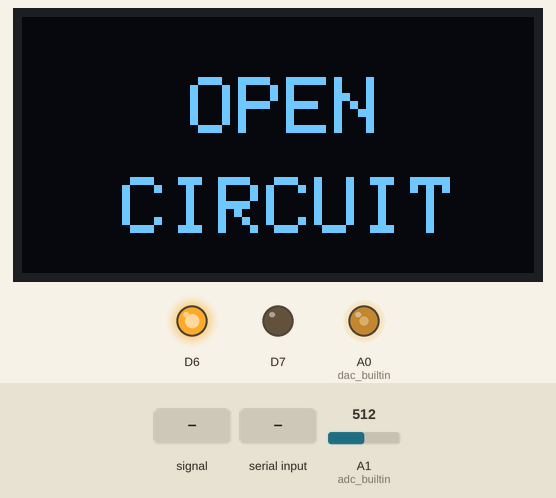
The sketch below on a simulated Arduino Zero (SAMD21). Parts: 128×64 one-colour display, output pins drawn as LEDs (lit = HIGH). Inputs (shaded band) come from the test bench; at power-on: A1 (adc_builtin) = 512. What the sketch prints to the serial monitor is not drawn.

Above: at 2.2 s.
2.3 s: A1 (adc_builtin) fed a 2 Hz sine of ±306 counts around its level
At 3.01 s:
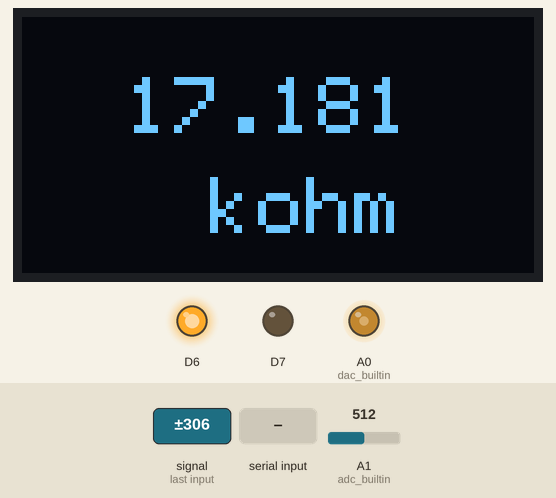
At 4.21 s:
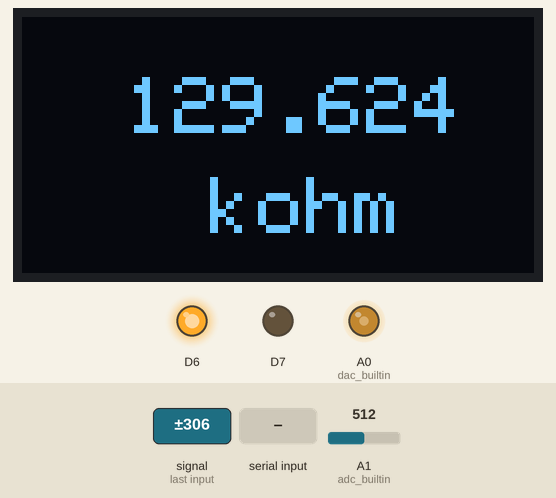
4.9 s: A1 (adc_builtin) set to 0
At 5.71 s:
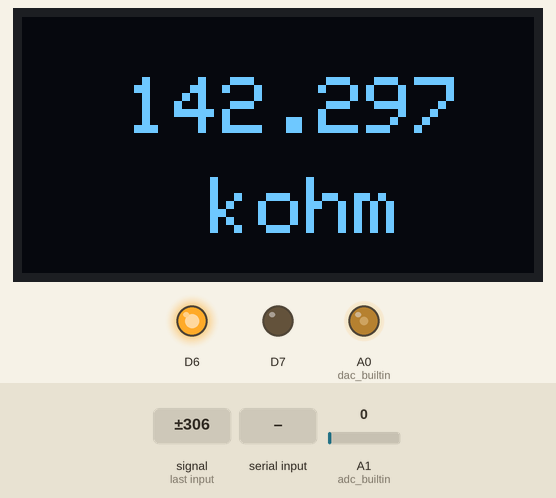
Timing chart, 0 to 5.6 s (numbered marks = the images above; inputs shaded):
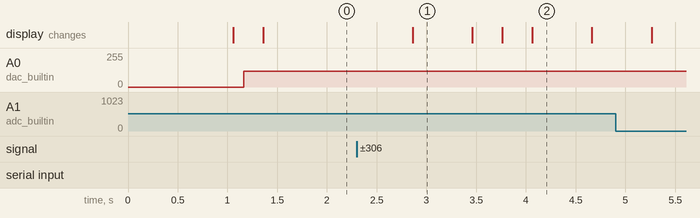

The sketch:

final_cricuit_basic.ino
```cpp
 /*
 Author: Ahmed Ahmed
 Date: September 2025
 Project: Impedance Measurement Device
 Microcontroller: Arduino Nano 33 IoT

 Pin assignments and functions:

 | Pin Number | Function                                     |
 |------------|----------------------------------------------|
 | D2         | 200 kΩ resistor (control)                   |
 | D3         | 200 kΩ resistor (control)                   |
 | D4         | 47 kΩ resistor (control)                    |
 | D5         | 47 kΩ resistor (control)                    |
 | D6         | 6.8 kΩ resistor (control)                   |
 | D7         | 6.8 kΩ resistor (control)                   |
 | D10        | Button (manual range selection)             |
 | D9         | OLED display (always HIGH, power enable)    |
 | A0         | DAC (built-in, analog signal generation)    |
 | A1         | ADC (built-in, voltage measurement)         |
 | A4         | SDA (I²C, OLED display)                     |
 | A5         | SCL (I²C, OLED display)                     |
 | Vin        | 9V battery VCC                              |
 | GND        | Ground (from 9V battery)                    |

 Range selection criteria:

 | Status | Resistor Value | Measurement Range    |
 |--------|----------------|----------------------|
 | #1     | 200 kΩ         | 13.8 kΩ – 1 MΩ       |
 | #2     | 47 kΩ          | 3.2 kΩ – 235 kΩ      |
 | #3     | 6.8 kΩ         | 219 Ω – 34 kΩ        |

 Algorithm for automatic range selection:

 - Start with Status = 3
 - If Status = 3 and Z > 15 kΩ → switch to Status = 2
 - If Status = 2 and Z > 200 kΩ → switch to Status = 1
 - If Status = 2 and Z < 10 kΩ → switch to Status = 3
 - If Status = 1 and Z ≤ 150 kΩ → switch to Status = 2
*/
#include <Wire.h>
#include <Adafruit_GFX.h>
#include <Adafruit_SH110X.h>
#include <Adafruit_SSD1306.h>
Adafruit_SH1106G display(128, 64, &Wire, -1); // Width, Height, Wire, Reset pin (-1 = no reset)

#define dac_builtin A0
#define adc_builtin A1
const float vref = 3.3;
const int waveFreq = 20;
const int samplesPerCycle = 100;
const int sampleRate = waveFreq * samplesPerCycle; // 2000 samples/sec
const int samplePeriod = 1000000 / sampleRate;     // in microseconds

unsigned long lastMicros = 0;
float sineTable[samplesPerCycle];

const int vin_samples_number = 200;
float vin_values[vin_samples_number];
float vin_max[5];

int sampleIndex = 0;
int vin_samples = 0;
int vin_max_samples = 0;

int status = 3;

void setup() {
      delay(1000
      ); // wait 1 sec for OLED to power up

  reset_gpio();

  if (!display.begin( 0x3C)) {  // <-- fixed line
    Serial.println(F("SSD1306 allocation failed"));
    for (;;);
  }
  // Set GPIO pins based on starting status (status = 3)
  set_gpio(status);
      display.begin();
//display.setTextColor(BLUE);

 display.clearDisplay();
  display.setTextSize(2);
  display.setTextColor(SH110X_WHITE);

  Serial.begin(9600);
 // while (!Serial); // Wait for Serial Monitor to open

  analogWriteResolution(10); // 10-bit DAC

  // Precompute sine wave table (10-bit values: 0–1023)
  for (int i = 0; i < samplesPerCycle; i++) {
    sineTable[i] = (uint16_t)(512 + 511 * sin(2 * PI * i / samplesPerCycle));
  }
}

void loop() {
  // Check for incoming serial (manual override input)
  if (Serial.available()) {
    String input = Serial.readString();
    int value = input.toInt();
    if (value >= 1 && value <= 3) {
      status = value;
      set_gpio(status);
      Serial.print("Manually set status to: ");
      Serial.println(status);
    }
  }

  // Generate sine wave and sample ADC
  unsigned long now = micros();
  if (now - lastMicros >= samplePeriod) {
    lastMicros = now;

    analogWrite(dac_builtin, sineTable[sampleIndex]);
    delayMicroseconds(10); // Allow DAC to settle
    int adc_value = analogRead(adc_builtin);
    float voltage = adc_value * (vref / 1023.0) - 1.65;

    vin_values[vin_samples] = voltage;
    vin_samples++;
    if (vin_samples >= vin_samples_number) {
      vin_samples = 0;
      z_calculation();
    }


    sampleIndex++;
    if (sampleIndex >= samplesPerCycle) sampleIndex = 0;
  }
}

// GPIO control for range switching
void set_gpio(int value) {
  reset_gpio(); // Reset all to INPUT first

  switch (value) {
    case 1: // 200k
      pinMode(2, OUTPUT); digitalWrite(2, HIGH);
      pinMode(3, OUTPUT); digitalWrite(3, LOW);
      break;
    case 2: // 47k
      pinMode(4, OUTPUT); digitalWrite(4, HIGH);
      pinMode(5, OUTPUT); digitalWrite(5, LOW);
      break;
    case 3: // 6.8k
      pinMode(6, OUTPUT); digitalWrite(6, HIGH);
      pinMode(7, OUTPUT); digitalWrite(7, LOW);
      break;
  }
}

void reset_gpio() {
  for (int i = 2; i <= 7; i++) {
    pinMode(i, INPUT);
  }
}

void z_calculation() {
  // Select resistor based on current range
  double z_bottom = 0.0;
  if (status == 3) z_bottom = 6800.0 / 2.0;
  else if (status==2) z_bottom = 47000.0 / 2.0;
  else if (status == 1) z_bottom = 200000.0 / 2.0;

  double vin_min = 5.0; // Initialize with high value for the min() function
  for (int i = 0; i < vin_samples_number; i++) {
    vin_min = min(vin_values[i], vin_min);
  }

  double z = abs(vin_min) * 2.0;
    //Serial.print("abs(v_in) = ");
 // Serial.println(z);
  if ( z<= 0.2) { // Avoid divide-by-zero or invalid Z
Serial.println("Out of Range");
 display.clearDisplay();
     display.setCursor(42, 15);
    display.println("OPEN ");
    display.println("");
         display.setCursor(25, 40);
     display.println("CIRCUIT");
    display.display();
return;
  }
  /// I need to fix the situtation in whcih the circuit is open !!!
  z = z / z_bottom;
  z = 3.3 / z;
  z = z - z_bottom;

  vin_max[vin_max_samples] = z;
  vin_max_samples++;

  if (vin_max_samples >= 5) {
    double z_filtered = vin_max[0];
    for (int i = 1; i < 5; i++) {
      z_filtered = max(vin_max[i], z_filtered);
    }

    Serial.print("Z=");
    Serial.print(z_filtered, 2);
    Serial.println(" Ohms");
   display.clearDisplay();
     display.setCursor(26, 15);
     if (z_filtered>1000){
    display.print("");
    display.println(z_filtered/1000.0,3);
      //display.setTextSize(1.2);
     display.setCursor(35, 40);
        display.println(" kohm");

     }
      else if (z_filtered<100){
Serial.println("Short circuit");
 display.clearDisplay();
     display.setCursor(38, 15);
    display.println("SHORT ");
    display.println("");
         display.setCursor(25, 40);
     display.println("CIRCUIT");
    display.display();


     }
     else {
display.setCursor(26, 15);
 display.print("");
    display.println(z_filtered,3);
      //display.setTextSize(1.2);
     display.setCursor(39, 40);

        display.println(" ohm");

     }

    display.display();
    vin_max_samples = 0;

    // Auto range switching
    int newStatus = updateRange(z_filtered, status);
    if (newStatus != status) {
      status = newStatus;
      set_gpio(status);
      Serial.print("Auto-switched to status: ");
      Serial.println(status);
    }
  }
}

int updateRange(float Z, int currentStatus) {
  switch (currentStatus) {
    case 3: // Lowest range
      if (Z > 15000) return 2;
      break;
    case 2:
      if (Z > 200000) return 1; // if more than 200 k ohm, switch to state 1
      else if (Z < 10000) return 3; // if less than 10 k ohm, switch to state 3
      break;
    case 1:
      if (Z <= 150000) return 2;
      break;
  }
  return currentStatus;
}
```

Measured:
- after the input at 2.3 s, A0 (dac_builtin): stays 119/255 (without the input it goes to 66/255 after 0.78 s); the display: changes after 0.56 s (image 1)
- what the display in image 1 shows lasts 0.6 s, from 2.9 s to 3.5 s
